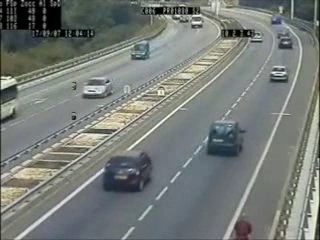
#> input picture frame 75 of 2.avi, 320 x 240 px
$ python 'car_Detection (2).py'
#> lines starting #> are read from the running program, lines starting #| are printed output that depends on the picture; after the words box and inside, x2 and y2 are one past the last pixel; in counts of white or black regions, pixels touching at a corner belong together
from time import sleep

import cv2
import numpy as np

kernelX = np.ones((6, 6), np.uint8)

def car_de():
    camera = cv2.VideoCapture ("1.avi")
    camera.open("1.avi")
    car_cascade = cv2.CascadeClassifier('cars.xml')
    while True:
        (grabbed, frame) = camera.read()
        grayvideo = cv2.cvtColor(frame, cv2.COLOR_BGR2GRAY)
        cars = car_cascade.detectMultiScale(grayvideo, 1.1, 1)
        sleep(0.02)
        for (x,y,w,h) in cars:
         cv2.rectangle(frame,(x,y),(x+w,y+h),(0,0,255),2)
         cv2.imshow("video",frame)
        if cv2.waitKey(1)== ord('q'):
            break
    camera.release()
    cv2.destroyAllWindows()

def readav():
    previous_image = None
    #打开视频
    cap = cv2.VideoCapture('2.avi')

    #detectShadows = True
    fgbg = cv2.createBackgroundSubtractorMOG2(200, 350)

    while (1):
        '''
        参数ret 为True 或者False,代表有没有读取到图片
        第二个参数frame表示截取到一帧的图片
        '''
        ret, frame = cap.read()
#> frame is the input picture: shape (240, 320, 3); mean B, G, R 120, 123.9, 118.8

        '''
        if(ret):
            print(frame)
            print(len(frame))
            print(len(frame[1]))
            break;
            #print(ret)
        '''
        fgmask = fgbg.apply(frame)
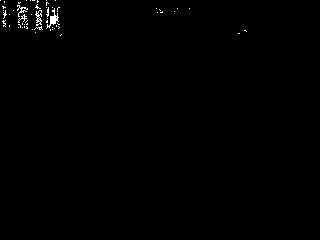
#> fgmask: shape (240, 320); values 127 (black) and 255 (white), 0.5% white in thin lines or dots, all inside (x1, y1, x2, y2) = (0, 0, 247, 36)
        sleep(0.05)
        fgmask1=cv2.dilate(fgmask, kernelX)
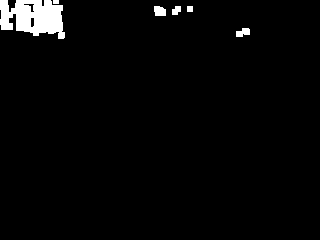
#> fgmask1: shape (240, 320); values 127 (black) and 255 (white), 2.7% white; 6 white regions, box (x1, y1, x2, y2) and area: (0, 0, 65, 39) 1788, (154, 6, 166, 16) 105, (236, 28, 250, 37) 92, (172, 6, 181, 15) 63, (187, 6, 193, 12) 36, (53, 0, 59, 4) 24
        fgmask2=cv2.erode(fgmask1, kernelX)
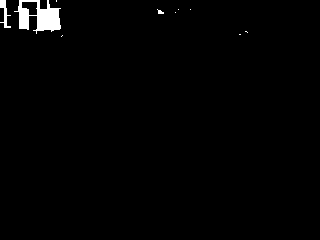
#> fgmask2: shape (240, 320); values 127 (black) and 255 (white), 1.3% white; 10 white regions (7 under 20 px)
        # 寻找轮廓
        contours, hierarchy = cv2.findContours(fgmask1.copy(), cv2.RETR_TREE, cv2.CHAIN_APPROX_NONE)
#> contours = 1 contour; box (x1, y1, x2, y2) and area: (0, 0, 320, 240) 76241

        # 统计选择的检测区域中的轮廓（有效轮廓）
        valid_cntrs = []  # 空列表 valid_cntrs 用于存放有效轮廓
        for cntr in contours:  # 遍历找到的所有轮廓
            x, y, w, h = cv2.boundingRect(cntr)  # 轮廓的坐标
            # 选择的检测区域为 [:200, 80:]
            # 有效轮廓的面积大于等于 25
            if (x <= 200) & (y >= 80) & (cv2.contourArea(cntr) >= 25):
                valid_cntrs.append(cntr)  # 将有效轮廓添加进 valid_cntrs
#> this loop made 1 pass
#> after the loop, valid_cntrs = []
        cv2.imshow('frame', fgmask2)
        print(valid_cntrs)

        k = cv2.waitKey(30) & 0xff
#> (key q is pressed here)
        if k == 27:
            break
    '''img1 = np.copy(fgmask)
    rows, cols = img1.shape[:2]
    for row in range(rows):
        for col in range(cols):
            if(fgmask[row, col]>10):
                print("hello")
            #fgmask[row, col]反灰度值
    '''
    cap.release()
    cv2.destroyAllWindows()

if __name__ == "__main__":
    """
        kernel应该是算子核
        np.ones()返回给定形状和数据类型的新数组，其中元素的值设为1
        这里是np.ones()返回一个23*23的二维数组，元素都为1
        学习opencv3的时候，绘制hsv空间中的2d直方图，必须要将生成的hist数组的格式转换为uint8格式
        否则应用cv2.imshow时图像不能显示！
    """
    kernelX = np.ones((6, 6), np.uint8)
    #car_de()
    readav()
    '''qimg1 = np.copy(fgmask)
        rows, cols = img1.shape[:2]
        for row in range(rows):
            for col in range(cols):
                if(fgmask[row, col]>10):
                    print("hello")
                #fgmask[row, col]反灰度值
        '''

    cv2.destroyAllWindows()
    '''
        # 使用开运算和闭运算让图像边缘成为一个整体
        #kernel = np.ones((11, 11), np.uint8)
        img_edge1 = cv2.morphologyEx(img_edge, cv2.MORPH_CLOSE, kernel)
        cv2.imshow('after_close', img_edge1)
        img_edge2 = cv2.morphologyEx(img_edge1, cv2.MORPH_OPEN, kernel)

        cv2.imshow('after_open', img_edge2)
        # 查找图像边缘整体形成的矩形区域，可能有很多，车牌就在其中一个矩形区域中
        contours, hierarchy = cv2.findContours(img_edge2, cv2.RETR_TREE, cv2.CHAIN_APPROX_SIMPLE)

            contours轮廓 hierarchy等级
            findContours三个参数：
                第一个参数是寻找轮廓的图像
                第二个参数表示轮廓的检索模式
                    cv2.RETR_TREE 建立一个等级树结构的轮廓
                第三个参数method为轮廓的近似办法
                    cv2.CHAIN_APPROX_SIMPLE 压缩水平方向，垂直方向，对角线方向的元素，
                    只保留该方向的终点坐标，例如一个矩形轮廓只需4个点来保存轮廓信息
            cv2.findContours()函数返回三个值，第二个是轮廓本身，第三个是每条轮廓对应的属性。

        img_pana = cv2.drawContours(img_edge2, contours, -1, (0, 0, 255), 10)
        #contourIdx参数如果是0、1、2、3等，就是绘制contours里面的指定轮廓，如果是-1，就是绘制所有轮廓。
        cv2.imshow('panaroma', img_pana)
        cv2.waitKey(0)
        cv2.destroyAllWindows()
        return gray_img_, contours
    '''

$ run again, starting later in the video
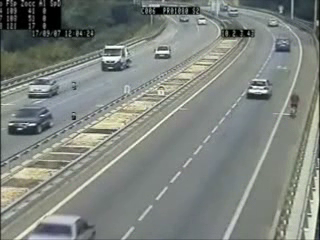
#> input picture frame 337 of 2.avi, 320 x 240 px
#> in readav, frame is the input picture: shape (240, 320, 3); mean B, G, R 126.3, 131.7, 126
#> in readav, `fgmask = fgbg.apply(frame)`:
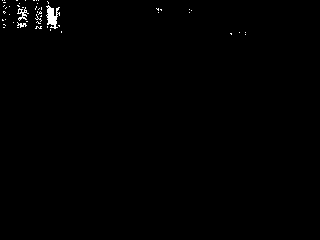
#> fgmask: shape (240, 320); values 127 (black) and 255 (white), 0.52% white; 51 white regions (48 under 20 px), largest, box (x1, y1, x2, y2) and area: (46, 5, 60, 29) 182, (17, 7, 29, 21) 63, (17, 22, 27, 28) 28
#> fgmask1: shape (240, 320); values 127 (black) and 255 (white), 2.6% white; 7 white regions, largest, box (x1, y1, x2, y2) and area: (31, 0, 65, 36) 916, (11, 0, 32, 31) 483, (0, 0, 13, 31) 305
#> in readav, `fgmask2=cv2.erode(fgmask1, kernelX)`:
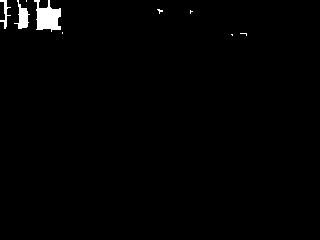
#> fgmask2: shape (240, 320); values 127 (black) and 255 (white), 1.2% white; 9 white regions (6 under 20 px)
#> contours = 1 contour; box (x1, y1, x2, y2) and area: (0, 0, 320, 240) 76241
#> the loop in readav, `for cntr in contours:` made 1 pass
#> after the loop in readav, `for cntr in contours:`: valid_cntrs = []

$ run again, starting later in the video
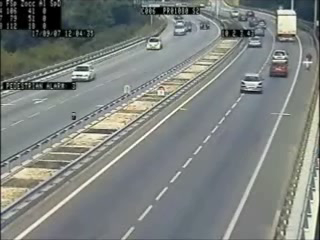
#> input picture frame 600 of 2.avi, 320 x 240 px
#> in readav, frame is the input picture: shape (240, 320, 3); mean B, G, R 126.6, 129.8, 124.9
#> in readav, `fgmask = fgbg.apply(frame)`:
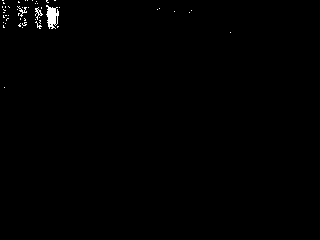
#> fgmask: shape (240, 320); values 127 (black) and 255 (white), 0.5% white; 49 white regions (46 under 20 px), largest, box (x1, y1, x2, y2) and area: (46, 5, 59, 29) 198, (35, 7, 43, 20) 37, (17, 6, 27, 17) 33
#> fgmask1: shape (240, 320); values 127 (black) and 255 (white), 2.4% white; 7 white regions, largest, box (x1, y1, x2, y2) and area: (15, 0, 63, 32) 1292, (0, 0, 13, 31) 306, (187, 8, 195, 16) 56
#> in readav, `fgmask2=cv2.erode(fgmask1, kernelX)`:
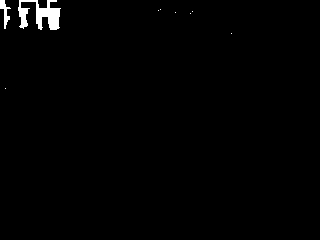
#> fgmask2: shape (240, 320); values 127 (black) and 255 (white), 1% white; 9 white regions (7 under 20 px)
#> contours = 1 contour; box (x1, y1, x2, y2) and area: (0, 0, 320, 240) 76241
#> the loop in readav, `for cntr in contours:` made 1 pass
#> after the loop in readav, `for cntr in contours:`: valid_cntrs = []
